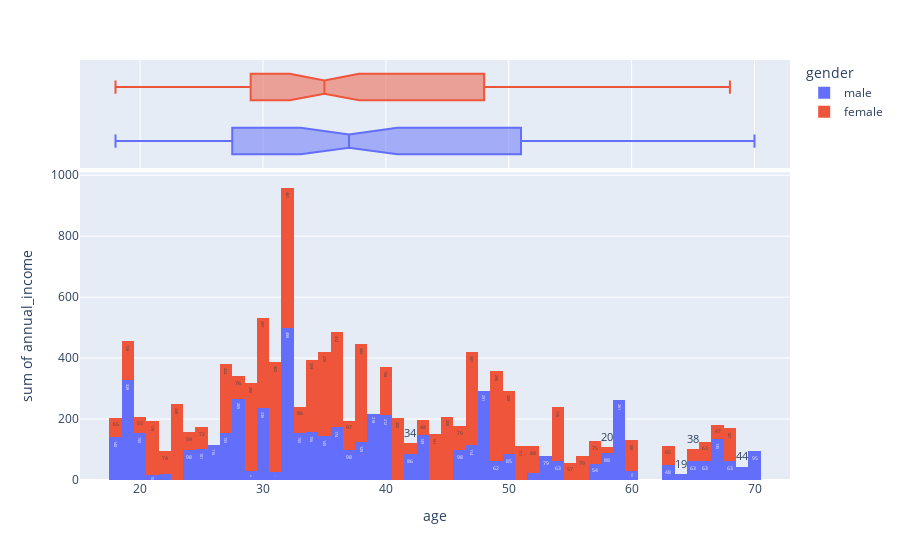

The notebook cell saved with this chart:
### Code cell
fig = px.histogram(df, x = "age", y = "annual_income", marginal = "box", color = "gender",
                   text_auto = True, width = None, height = None, nbins = 100, hover_data  = df.columns)
fig.show()

### Figure 1 — Plotly figure (JSON) as saved in the notebook; plotly's stock layout.template omitted (floating-point values rounded to 4 significant figures; data arrays with more than 128 entries replaced by an {"elided": "..."} marker saying what was removed)
{"data": [{"alignmentgroup": "True", "bingroup": "x", "histfunc": "sum", "hovertemplate": "gender=male<br>age=%{x}<br>sum of annual_income=%{y}<extra></extra>", "legendgroup": "male", "marker": {"color": "#636efa", "pattern": {"shape": ""}}, "name": "male", "nbinsx": 100, "offsetgroup": "male", "orientation": "v", "showlegend": true, "texttemplate": "%{value}", "type": "histogram", "x": [19, 21, 64, 67, 37, 22, 20, 52, 35, 25, 31, 29, 35, 60, 53, 18, 24, 48, 33, 59, 47, 69, 53, 70, 19, 63, 18, 19, 70, 59, 26, 40, 57, 38, 67, 48, 18, 48, 24, 48, 20, 67, 26, 49, 54, 68, 66, 65, 19, 27, 39, 43, 40, 59, 38, 47, 39, 20, 32, 19, 32, 25, 28, 48, 34, 43, 39, 37, 34, 19, 50, 42, 32, 40, 28, 36, 36, 58, 27, 59, 35, 46, 30, 28, 33, 32, 32, 30], "xaxis": "x", "y": [15, 15, 19, 19, 20, 20, 21, 23, 24, 24, 25, 28, 28, 30, 33, 33, 38, 39, 42, 43, 43, 44, 46, 46, 46, 48, 48, 48, 49, 54, 54, 54, 54, 54, 54, 54, 59, 60, 60, 61, 61, 62, 62, 62, 63, 63, 63, 63, 64, 67, 69, 71, 71, 71, 71, 71, 71, 73, 73, 74, 75, 77, 77, 77, 78, 78, 78, 78, 78, 81, 85, 86, 87, 87, 87, 87, 87, 88, 88, 93, 93, 98, 99, 101, 113, 126, 137, 137], "yaxis": "y"}, {"alignmentgroup": "True", "customdata": {"elided": "88x3 mixed values"}, "hovertemplate": "gender=%{customdata[1]}<br>age=%{x}<br>customer_id=%{customdata[0]}<br>spending_score=%{customdata[2]}<extra></extra>", "legendgroup": "male", "marker": {"color": "#636efa"}, "name": "male", "notched": true, "offsetgroup": "male", "showlegend": false, "type": "box", "x": [19, 21, 64, 67, 37, 22, 20, 52, 35, 25, 31, 29, 35, 60, 53, 18, 24, 48, 33, 59, 47, 69, 53, 70, 19, 63, 18, 19, 70, 59, 26, 40, 57, 38, 67, 48, 18, 48, 24, 48, 20, 67, 26, 49, 54, 68, 66, 65, 19, 27, 39, 43, 40, 59, 38, 47, 39, 20, 32, 19, 32, 25, 28, 48, 34, 43, 39, 37, 34, 19, 50, 42, 32, 40, 28, 36, 36, 58, 27, 59, 35, 46, 30, 28, 33, 32, 32, 30], "xaxis": "x2", "yaxis": "y2"}, {"alignmentgroup": "True", "bingroup": "x", "histfunc": "sum", "hovertemplate": "gender=female<br>age=%{x}<br>sum of annual_income=%{y}<extra></extra>", "legendgroup": "female", "marker": {"color": "#EF553B", "pattern": {"shape": ""}}, "name": "female", "nbinsx": 100, "offsetgroup": "female", "orientation": "v", "showlegend": true, "texttemplate": "%{value}", "type": "histogram", "x": [20, 23, 31, 22, 35, 23, 30, 35, 58, 24, 35, 35, 46, 54, 45, 40, 23, 21, 49, 21, 42, 30, 36, 20, 65, 31, 49, 24, 50, 27, 29, 31, 49, 31, 50, 51, 27, 67, 54, 43, 68, 32, 47, 60, 60, 45, 23, 49, 46, 21, 55, 22, 34, 50, 68, 40, 32, 47, 27, 23, 49, 21, 66, 19, 38, 18, 19, 63, 49, 51, 50, 38, 40, 23, 31, 25, 31, 29, 44, 35, 57, 28, 32, 32, 34, 44, 38, 47, 27, 30, 30, 56, 29, 31, 36, 33, 36, 52, 30, 37, 32, 29, 41, 54, 41, 36, 34, 32, 38, 47, 35, 45], "xaxis": "x", "y": [16, 16, 17, 17, 18, 18, 19, 19, 20, 20, 21, 23, 25, 28, 28, 29, 29, 30, 33, 33, 34, 34, 37, 37, 38, 39, 39, 39, 40, 40, 40, 40, 42, 43, 43, 44, 46, 47, 47, 48, 48, 48, 49, 50, 50, 54, 54, 54, 54, 54, 57, 57, 58, 58, 59, 60, 60, 60, 60, 62, 62, 62, 63, 63, 64, 65, 65, 65, 65, 67, 67, 67, 69, 70, 70, 72, 72, 73, 73, 74, 75, 76, 76, 77, 78, 78, 78, 78, 78, 78, 78, 79, 79, 81, 85, 86, 87, 88, 88, 97, 97, 98, 99, 101, 103, 103, 103, 103, 113, 120, 120, 126], "yaxis": "y"}, {"alignmentgroup": "True", "customdata": {"elided": "112x3 mixed values"}, "hovertemplate": "gender=%{customdata[1]}<br>age=%{x}<br>customer_id=%{customdata[0]}<br>spending_score=%{customdata[2]}<extra></extra>", "legendgroup": "female", "marker": {"color": "#EF553B"}, "name": "female", "notched": true, "offsetgroup": "female", "showlegend": false, "type": "box", "x": [20, 23, 31, 22, 35, 23, 30, 35, 58, 24, 35, 35, 46, 54, 45, 40, 23, 21, 49, 21, 42, 30, 36, 20, 65, 31, 49, 24, 50, 27, 29, 31, 49, 31, 50, 51, 27, 67, 54, 43, 68, 32, 47, 60, 60, 45, 23, 49, 46, 21, 55, 22, 34, 50, 68, 40, 32, 47, 27, 23, 49, 21, 66, 19, 38, 18, 19, 63, 49, 51, 50, 38, 40, 23, 31, 25, 31, 29, 44, 35, 57, 28, 32, 32, 34, 44, 38, 47, 27, 30, 30, 56, 29, 31, 36, 33, 36, 52, 30, 37, 32, 29, 41, 54, 41, 36, 34, 32, 38, 47, 35, 45], "xaxis": "x2", "yaxis": "y2"}], "layout": {"barmode": "relative", "legend": {"title": {"text": "gender"}, "tracegroupgap": 0}, "margin": {"t": 60}, "xaxis": {"anchor": "y", "domain": [0, 1], "title": {"text": "age"}}, "xaxis2": {"anchor": "y2", "domain": [0, 1], "matches": "x", "showgrid": true, "showticklabels": false}, "yaxis": {"anchor": "x", "domain": [0, 0.7326], "title": {"text": "sum of annual_income"}}, "yaxis2": {"anchor": "x2", "domain": [0.7426, 1], "matches": "y2", "showgrid": false, "showline": false, "showticklabels": false, "ticks": ""}}}
